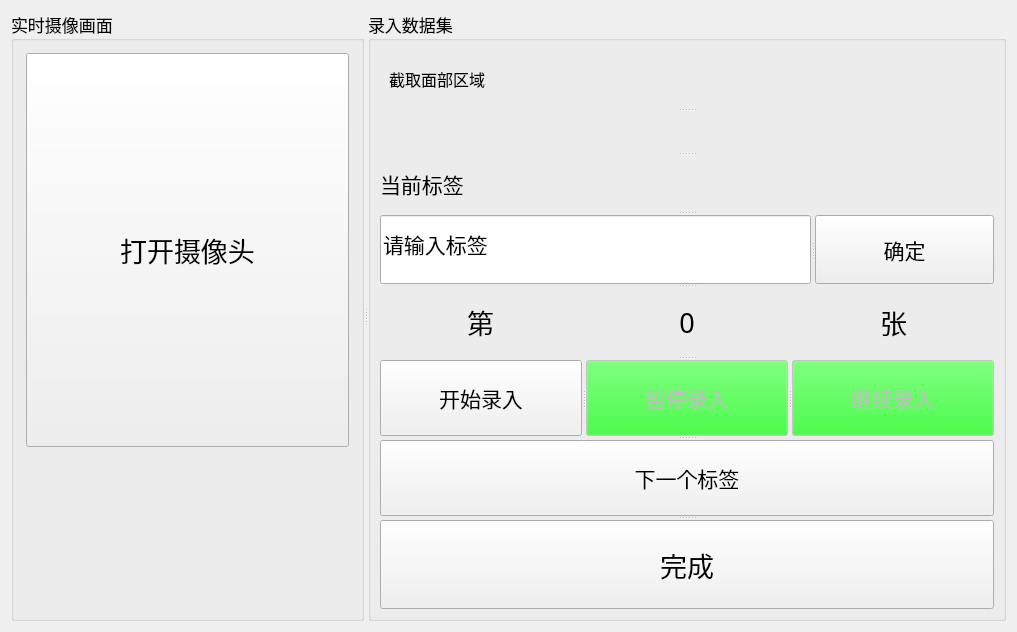
<?xml version="1.0" encoding="UTF-8"?>
<ui version="4.0">
 <class>CreateDataset</class>
 <widget class="QWidget" name="CreateDataset">
  <property name="geometry">
   <rect>
    <x>0</x>
    <y>0</y>
    <width>1017</width>
    <height>632</height>
   </rect>
  </property>
  <property name="windowTitle">
   <string>录制数据集</string>
  </property>
  <layout class="QGridLayout" name="gridLayout_3">
   <item row="0" column="0">
    <widget class="QSplitter" name="splitter_6">
     <property name="orientation">
      <enum>Qt::Horizontal</enum>
     </property>
     <widget class="QGroupBox" name="groupBox_3">
      <property name="font">
       <font>
        <family>黑体</family>
        <pointsize>13</pointsize>
       </font>
      </property>
      <property name="title">
       <string>实时摄像画面</string>
      </property>
      <layout class="QGridLayout" name="gridLayout_2">
       <item row="0" column="0">
        <widget class="QSplitter" name="splitter_3">
         <property name="frameShadow">
          <enum>QFrame::Plain</enum>
         </property>
         <property name="orientation">
          <enum>Qt::Vertical</enum>
         </property>
         <property name="handleWidth">
          <number>0</number>
         </property>
         <property name="childrenCollapsible">
          <bool>true</bool>
         </property>
         <widget class="QPushButton" name="OpenCamera">
          <property name="enabled">
           <bool>true</bool>
          </property>
          <property name="sizePolicy">
           <sizepolicy hsizetype="Minimum" vsizetype="Fixed">
            <horstretch>0</horstretch>
            <verstretch>0</verstretch>
           </sizepolicy>
          </property>
          <property name="sizeIncrement">
           <size>
            <width>0</width>
            <height>0</height>
           </size>
          </property>
          <property name="font">
           <font>
            <family>黑体</family>
            <pointsize>20</pointsize>
            <italic>false</italic>
            <bold>false</bold>
           </font>
          </property>
          <property name="autoFillBackground">
           <bool>false</bool>
          </property>
          <property name="styleSheet">
           <string notr="true">padding:5;
margin:3</string>
          </property>
          <property name="text">
           <string>打开摄像头</string>
          </property>
          <property name="iconSize">
           <size>
            <width>16</width>
            <height>24</height>
           </size>
          </property>
          <property name="flat">
           <bool>false</bool>
          </property>
         </widget>
         <widget class="QLabel" name="VideoCapture">
          <property name="sizePolicy">
           <sizepolicy hsizetype="Ignored" vsizetype="Ignored">
            <horstretch>0</horstretch>
            <verstretch>0</verstretch>
           </sizepolicy>
          </property>
          <property name="text">
           <string/>
          </property>
          <property name="pixmap">
           <pixmap resource="../assets.qrc">:/emoji/Pages/assets/emoji/1.png</pixmap>
          </property>
          <property name="scaledContents">
           <bool>true</bool>
          </property>
         </widget>
        </widget>
       </item>
      </layout>
     </widget>
     <widget class="QGroupBox" name="groupBox_4">
      <property name="font">
       <font>
        <family>黑体</family>
        <pointsize>13</pointsize>
       </font>
      </property>
      <property name="title">
       <string>录入数据集</string>
      </property>
      <layout class="QGridLayout" name="gridLayout">
       <item row="0" column="0">
        <widget class="QSplitter" name="splitter_4">
         <property name="orientation">
          <enum>Qt::Vertical</enum>
         </property>
         <widget class="QLabel" name="label_9">
          <property name="font">
           <font>
            <family>黑体</family>
            <pointsize>12</pointsize>
           </font>
          </property>
          <property name="styleSheet">
           <string notr="true">margin:5</string>
          </property>
          <property name="text">
           <string>截取面部区域</string>
          </property>
         </widget>
         <widget class="QLabel" name="ShowFaceImage">
          <property name="text">
           <string/>
          </property>
          <property name="pixmap">
           <pixmap resource="../assets.qrc">:/emoji/Pages/assets/emoji/2.png</pixmap>
          </property>
          <property name="scaledContents">
           <bool>true</bool>
          </property>
         </widget>
         <widget class="QLabel" name="label_10">
          <property name="font">
           <font>
            <family>黑体</family>
            <pointsize>16</pointsize>
           </font>
          </property>
          <property name="text">
           <string>当前标签</string>
          </property>
         </widget>
         <widget class="QSplitter" name="splitter">
          <property name="orientation">
           <enum>Qt::Horizontal</enum>
          </property>
          <widget class="QLineEdit" name="DatasetLabel">
           <property name="font">
            <font>
             <family>Times New Roman</family>
             <pointsize>16</pointsize>
            </font>
           </property>
           <property name="text">
            <string>请输入标签</string>
           </property>
          </widget>
          <widget class="QPushButton" name="InputLabel">
           <property name="enabled">
            <bool>true</bool>
           </property>
           <property name="font">
            <font>
             <family>黑体</family>
             <pointsize>16</pointsize>
            </font>
           </property>
           <property name="text">
            <string>确定</string>
           </property>
          </widget>
         </widget>
         <widget class="QWidget" name="">
          <layout class="QHBoxLayout" name="horizontalLayout">
           <item>
            <widget class="QLabel" name="ImageCount_2">
             <property name="font">
              <font>
               <family>黑体</family>
               <pointsize>20</pointsize>
              </font>
             </property>
             <property name="styleSheet">
              <string notr="true"/>
             </property>
             <property name="text">
              <string>第</string>
             </property>
             <property name="alignment">
              <set>Qt::AlignCenter</set>
             </property>
            </widget>
           </item>
           <item>
            <widget class="QLabel" name="ImageCount">
             <property name="font">
              <font>
               <family>黑体</family>
               <pointsize>20</pointsize>
              </font>
             </property>
             <property name="styleSheet">
              <string notr="true"/>
             </property>
             <property name="text">
              <string>0</string>
             </property>
             <property name="alignment">
              <set>Qt::AlignCenter</set>
             </property>
            </widget>
           </item>
           <item>
            <widget class="QLabel" name="ImageCount_3">
             <property name="font">
              <font>
               <family>黑体</family>
               <pointsize>20</pointsize>
              </font>
             </property>
             <property name="styleSheet">
              <string notr="true"/>
             </property>
             <property name="text">
              <string>张</string>
             </property>
             <property name="alignment">
              <set>Qt::AlignCenter</set>
             </property>
            </widget>
           </item>
          </layout>
         </widget>
         <widget class="QSplitter" name="splitter_2">
          <property name="orientation">
           <enum>Qt::Horizontal</enum>
          </property>
          <widget class="QPushButton" name="Start">
           <property name="enabled">
            <bool>true</bool>
           </property>
           <property name="palette">
            <palette>
             <active>
              <colorrole role="Button">
               <brush brushstyle="SolidPattern">
                <color alpha="255">
                 <red>0</red>
                 <green>255</green>
                 <blue>0</blue>
                </color>
               </brush>
              </colorrole>
             </active>
             <inactive>
              <colorrole role="Button">
               <brush brushstyle="SolidPattern">
                <color alpha="255">
                 <red>240</red>
                 <green>240</green>
                 <blue>240</blue>
                </color>
               </brush>
              </colorrole>
             </inactive>
             <disabled>
              <colorrole role="Button">
               <brush brushstyle="SolidPattern">
                <color alpha="255">
                 <red>0</red>
                 <green>255</green>
                 <blue>0</blue>
                </color>
               </brush>
              </colorrole>
             </disabled>
            </palette>
           </property>
           <property name="font">
            <font>
             <family>黑体</family>
             <pointsize>16</pointsize>
            </font>
           </property>
           <property name="styleSheet">
            <string notr="true">padding:5</string>
           </property>
           <property name="text">
            <string>开始录入</string>
           </property>
           <property name="iconSize">
            <size>
             <width>16</width>
             <height>16</height>
            </size>
           </property>
           <property name="checkable">
            <bool>false</bool>
           </property>
           <property name="autoExclusive">
            <bool>false</bool>
           </property>
          </widget>
          <widget class="QPushButton" name="Pause">
           <property name="enabled">
            <bool>false</bool>
           </property>
           <property name="palette">
            <palette>
             <active>
              <colorrole role="Button">
               <brush brushstyle="SolidPattern">
                <color alpha="255">
                 <red>0</red>
                 <green>255</green>
                 <blue>0</blue>
                </color>
               </brush>
              </colorrole>
             </active>
             <inactive>
              <colorrole role="Button">
               <brush brushstyle="SolidPattern">
                <color alpha="255">
                 <red>240</red>
                 <green>240</green>
                 <blue>240</blue>
                </color>
               </brush>
              </colorrole>
             </inactive>
             <disabled>
              <colorrole role="Button">
               <brush brushstyle="SolidPattern">
                <color alpha="255">
                 <red>0</red>
                 <green>255</green>
                 <blue>0</blue>
                </color>
               </brush>
              </colorrole>
             </disabled>
            </palette>
           </property>
           <property name="font">
            <font>
             <family>黑体</family>
             <pointsize>16</pointsize>
            </font>
           </property>
           <property name="styleSheet">
            <string notr="true">padding:5</string>
           </property>
           <property name="text">
            <string>暂停录入</string>
           </property>
           <property name="iconSize">
            <size>
             <width>16</width>
             <height>16</height>
            </size>
           </property>
           <property name="checkable">
            <bool>false</bool>
           </property>
           <property name="autoExclusive">
            <bool>false</bool>
           </property>
          </widget>
          <widget class="QPushButton" name="Continue">
           <property name="enabled">
            <bool>false</bool>
           </property>
           <property name="palette">
            <palette>
             <active>
              <colorrole role="Button">
               <brush brushstyle="SolidPattern">
                <color alpha="255">
                 <red>0</red>
                 <green>255</green>
                 <blue>0</blue>
                </color>
               </brush>
              </colorrole>
             </active>
             <inactive>
              <colorrole role="Button">
               <brush brushstyle="SolidPattern">
                <color alpha="255">
                 <red>240</red>
                 <green>240</green>
                 <blue>240</blue>
                </color>
               </brush>
              </colorrole>
             </inactive>
             <disabled>
              <colorrole role="Button">
               <brush brushstyle="SolidPattern">
                <color alpha="255">
                 <red>0</red>
                 <green>255</green>
                 <blue>0</blue>
                </color>
               </brush>
              </colorrole>
             </disabled>
            </palette>
           </property>
           <property name="font">
            <font>
             <family>黑体</family>
             <pointsize>16</pointsize>
            </font>
           </property>
           <property name="styleSheet">
            <string notr="true">padding:5</string>
           </property>
           <property name="text">
            <string>继续录入</string>
           </property>
           <property name="iconSize">
            <size>
             <width>16</width>
             <height>16</height>
            </size>
           </property>
           <property name="checkable">
            <bool>false</bool>
           </property>
           <property name="autoExclusive">
            <bool>false</bool>
           </property>
          </widget>
         </widget>
         <widget class="QPushButton" name="NextLabel">
          <property name="palette">
           <palette>
            <active>
             <colorrole role="Button">
              <brush brushstyle="SolidPattern">
               <color alpha="255">
                <red>0</red>
                <green>255</green>
                <blue>0</blue>
               </color>
              </brush>
             </colorrole>
            </active>
            <inactive>
             <colorrole role="Button">
              <brush brushstyle="SolidPattern">
               <color alpha="255">
                <red>240</red>
                <green>240</green>
                <blue>240</blue>
               </color>
              </brush>
             </colorrole>
            </inactive>
            <disabled>
             <colorrole role="Button">
              <brush brushstyle="SolidPattern">
               <color alpha="255">
                <red>0</red>
                <green>255</green>
                <blue>0</blue>
               </color>
              </brush>
             </colorrole>
            </disabled>
           </palette>
          </property>
          <property name="font">
           <font>
            <family>黑体</family>
            <pointsize>16</pointsize>
           </font>
          </property>
          <property name="styleSheet">
           <string notr="true">padding:5</string>
          </property>
          <property name="text">
           <string>下一个标签</string>
          </property>
          <property name="iconSize">
           <size>
            <width>16</width>
            <height>16</height>
           </size>
          </property>
          <property name="checkable">
           <bool>false</bool>
          </property>
          <property name="autoExclusive">
           <bool>false</bool>
          </property>
         </widget>
         <widget class="QPushButton" name="Finish">
          <property name="palette">
           <palette>
            <active>
             <colorrole role="Button">
              <brush brushstyle="SolidPattern">
               <color alpha="255">
                <red>0</red>
                <green>255</green>
                <blue>0</blue>
               </color>
              </brush>
             </colorrole>
            </active>
            <inactive>
             <colorrole role="Button">
              <brush brushstyle="SolidPattern">
               <color alpha="255">
                <red>240</red>
                <green>240</green>
                <blue>240</blue>
               </color>
              </brush>
             </colorrole>
            </inactive>
            <disabled>
             <colorrole role="Button">
              <brush brushstyle="SolidPattern">
               <color alpha="255">
                <red>0</red>
                <green>255</green>
                <blue>0</blue>
               </color>
              </brush>
             </colorrole>
            </disabled>
           </palette>
          </property>
          <property name="font">
           <font>
            <family>黑体</family>
            <pointsize>20</pointsize>
           </font>
          </property>
          <property name="styleSheet">
           <string notr="true">padding:5</string>
          </property>
          <property name="text">
           <string>完成</string>
          </property>
          <property name="iconSize">
           <size>
            <width>16</width>
            <height>16</height>
           </size>
          </property>
          <property name="checkable">
           <bool>false</bool>
          </property>
          <property name="autoExclusive">
           <bool>false</bool>
          </property>
         </widget>
        </widget>
       </item>
      </layout>
     </widget>
    </widget>
   </item>
  </layout>
 </widget>
 <resources>
  <include location="../assets.qrc"/>
  <include location="../../assets.qrc"/>
 </resources>
 <connections/>
</ui>
